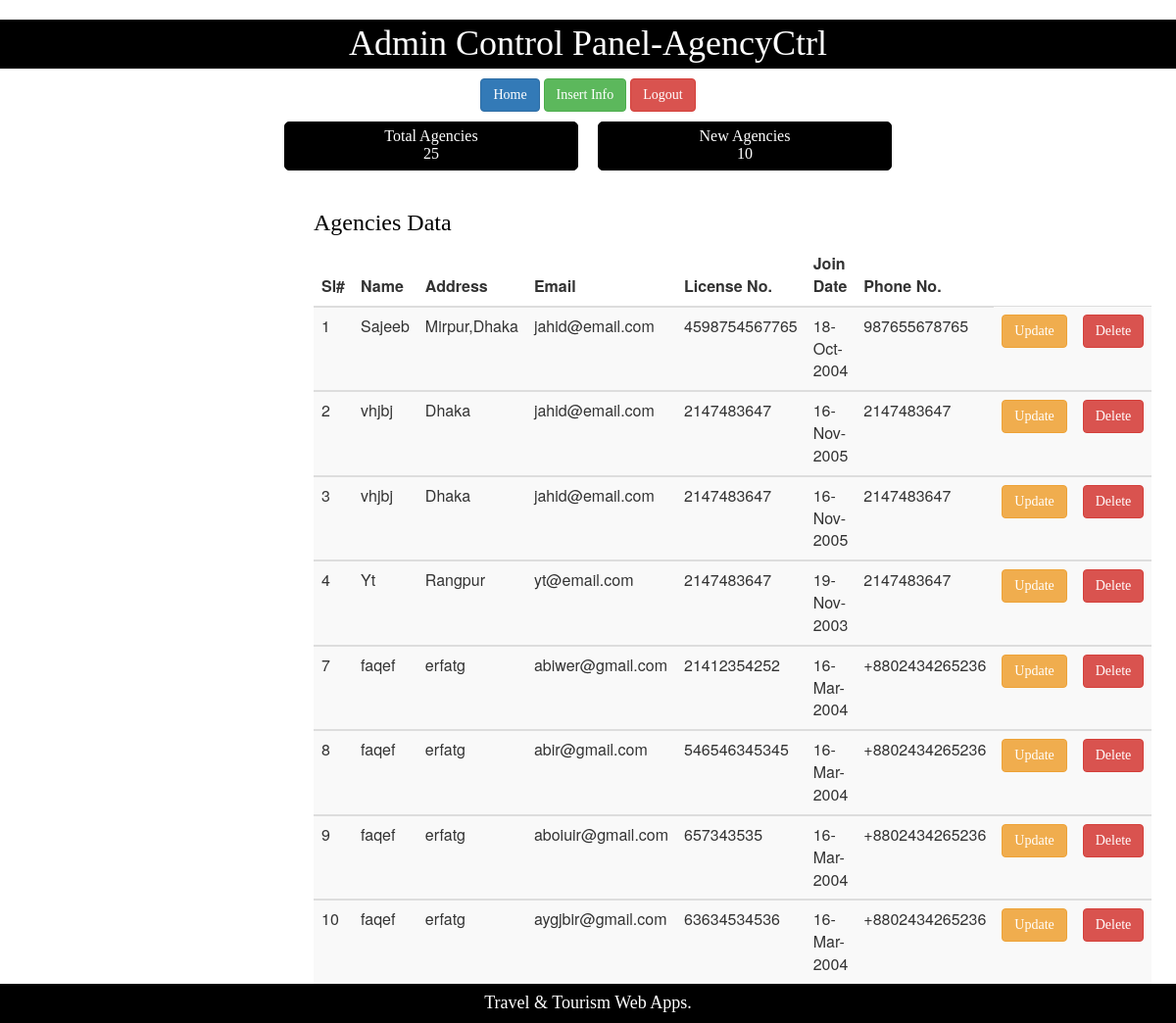
Screenshot of /Admin_AgencyCtrl.php with the database file from the repository.
### tables this page shows
CREATE TABLE `agencydata` (
  `sl` int(10) NOT NULL,
  `name` varchar(30) NOT NULL,
  `address` varchar(50) NOT NULL,
  `email` varchar(30) NOT NULL,
  `license` varchar(20) NOT NULL,
  `date` varchar(20) NOT NULL,
  `phone` varchar(30) NOT NULL
);

### db_config.php (called while the page is built, shortened)
<?php
	$db_server="localhost";
	$db_user="root";
	$db_password="";
	$db_name="wt_sp21_f";
	function get($query){
		global $db_server,$db_user,$db_password,$db_name;
		$conn = mysqli_connect($db_server,$db_user,$db_password,$db_name);
		$result = mysqli_query($conn,$query);
		$data=array();
		if(mysqli_num_rows($result) > 0){
			while($row=mysqli_fetch_assoc($result)){
				$data[] = $row;
			}
		}
		return $data;
	}
?>

### controllers/Admin_AgencyController.php (called while the page is built, shortened)
<?php
require_once "db_config.php";
function getAllAgency(){
      $query="SELECT * from agencydata";
      $result=get($query);
      return $result;
   }
?>

### Admin_AgencyCtrl.php (the view, shortened to what this page needs)
<?php
include 'Admin_Agency_Header.php';
require_once 'controllers/Admin_AgencyController.php';
$result = getAllAgency();
;?>
<div>
	<table  align="center">
		<tr>
			<td>
				<div class="card">
				<span class="text-white"> Total Agencies <br>
					25
				</span>
				</div>
			</td>
			<td>
				<div class="card">
				<span class="text-white"> New Agencies <br>
					10
				</span>
				</div>
			</td>
		</tr>
	</table>
</div>
<div class="center">
	<h3 class="text">Agencies Data</h3>
	<table class="table table-striped">
		<thead>
			<th>Sl#</th>
			<th>Name</th>
			<th>Address</th>
			<th>Email</th>
			<th>License No.</th>
			<th>Join Date</th>
			<th>Phone No.</th>
		</thead>
		<?php
		foreach($result as $row):?>
		<tbody>
			<td><?php echo $row["sl"];?></td>
			<td><?php echo $row["name"];?></td>
			<td><?php echo $row["address"];?></td>
			<td><?php echo $row["email"];?></td>
			<td><?php echo $row["license"]?></td>
			<td><?php echo $row["date"];?></td>
			<td><?php echo $row["phone"];?></td>
            <td><a href="Admin_UpdateAgency.php?id=<?php echo $row['sl'];?>" class="btn btn-warning">Update</a></td>
	        <td><a href="controllers/Admin_AgencyDeleteController.php?id=<?php echo $row['sl'];?>" class="btn btn-danger">Delete</a></td>
		</tbody>
		<?php endforeach;?>
	</table>
</div>
<?php include 'Admin_Home_Footer.php';?>

### styles/mystyle.css (style rules this page uses)
body { background-color:white; padding:0px; }
.card { border:1px solid black; width:300px; height:50px; margin-left:10px; margin-right:10px; margin-top:10px; border-radius: 5px; text-align: center; background-color:black; padding:5px; }
.text { font-family:consolas; color:black; }
.text-white { font-family:consolas; color:white; }
.center { margin: 0 auto; width:50% ; padding:20px; }
.btn { font-family:consolas; }

### rows the page displays
agencydata: sl "1", name "Sajeeb", address "Mirpur,Dhaka", email "jahid@email.com", license "4598754567765", date "18-Oct-2004", phone "987655678765"
agencydata: sl "2", name "vhjbj", address "Dhaka", email "jahid@email.com", license "2147483647", date "16-Nov-2005", phone "2147483647"
agencydata: sl "3", name "vhjbj", address "Dhaka", email "jahid@email.com", license "2147483647", date "16-Nov-2005", phone "2147483647"
agencydata: sl "4", name "Yt", address "Rangpur", email "yt@email.com", license "2147483647", date "19-Nov-2003", phone "2147483647"
agencydata: sl "7", name "faqef", address "erfatg", email "abiwer@gmail.com", license "21412354252", date "16-Mar-2004", phone "+8802434265236"
agencydata: sl "8", name "faqef", address "erfatg", email "abir@gmail.com", license "546546345345", date "16-Mar-2004", phone "+8802434265236"
agencydata: sl "9", name "faqef", address "erfatg", email "aboiuir@gmail.com", license "657343535", date "16-Mar-2004", phone "+8802434265236"
agencydata: sl "10", name "faqef", address "erfatg", email "aygjbir@gmail.com", license "63634534536", date "16-Mar-2004", phone "+8802434265236"
